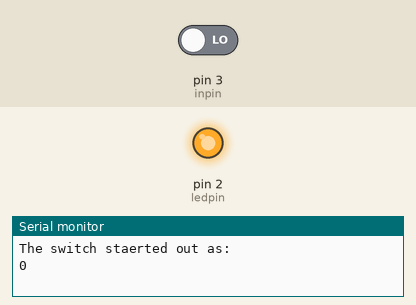
Recording of a sketch running on a simulated Arduino Uno, built with avr-gcc and run on an emulated ATmega328P. Parts: output pins drawn as LEDs (lit = HIGH), the last lines printed to the serial monitor. Inputs (shaded band) come from the test bench; at power-on: pin 3 (inpin) LOW.

Above: at 1.2 s.
1.3 s: pin 3 (inpin) driven HIGH
At 2.5 s:
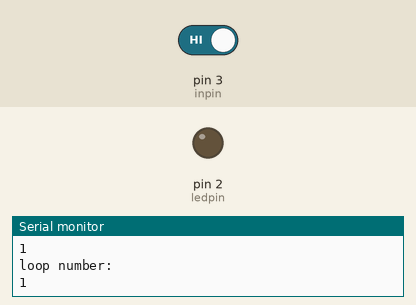
2.8 s: pin 3 (inpin) driven LOW
At 3.7 s:
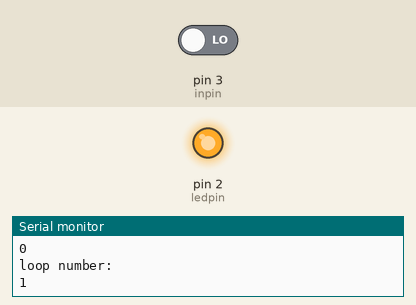
Timing chart, 0 to 5.8 s (numbered marks = the images above; inputs shaded):
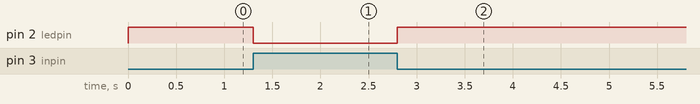

The sketch:

cppInterface.ino
```cpp
int i =0;
int state = 0;
int initstate = 0;
int switchstate =0;
int ledpin = 2;
int inpin = 3;

int passarray[] = {0,0,0,0};
void setup()
{
  pinMode(ledpin,OUTPUT);
  pinMode(inpin,INPUT);
  Serial.begin(9600);
  establishContact();
}

void loop()
{
  i = i +1;
  state = digitalRead(inpin);
  while(state == initstate){
    state = digitalRead(inpin);
    digitalWrite(ledpin,HIGH);
  }
  Serial.println("switch to: ");
  Serial.println(state);
  Serial.println("loop number: ");
  Serial.println(i);

  while(state == switchstate){
    state = digitalRead(inpin);
    digitalWrite(ledpin,LOW);
  }
  Serial.println("switch to: ");
  Serial.println(state);
  Serial.println("loop number: ");
  Serial.println(i);
}


void establishContact() {
   if(Serial.available() <= 0) {
     initstate = digitalRead(inpin);
     Serial.println("The switch staerted out as: ");
     Serial.println(initstate);
     if(initstate == 1){
      switchstate = 0;
     }
     if(initstate == 0){
      switchstate = 1;
     }
   }
}

int isEven(int n){
  int response;
  response = (n/2)*2;
  if(response == n)
  {
    return 1;
  }
  else
  {
    return 0;
  }
}
```

Measured:
- after the input at 1.3 s, pin 2 (ledpin): HIGH → LOW at once
- after the input at 2.8 s, pin 2 (ledpin): LOW → HIGH at once
